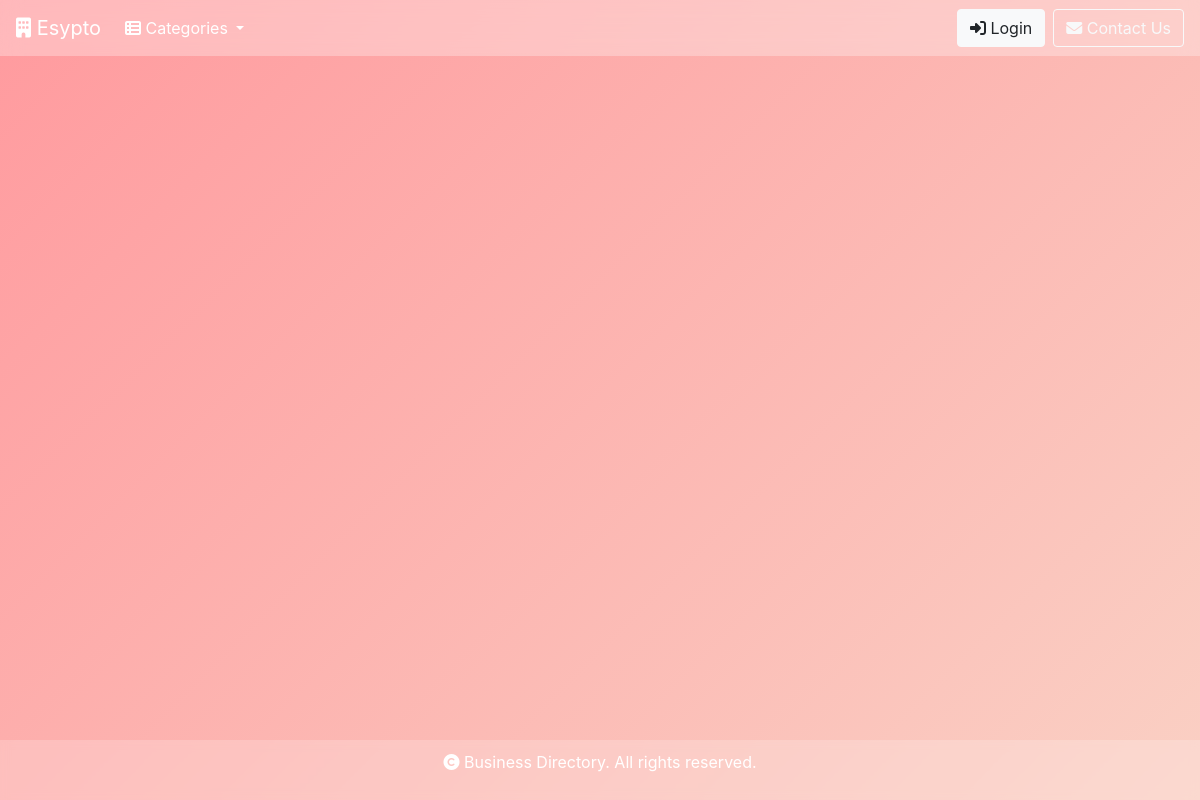
The app's page /explore/, older data.
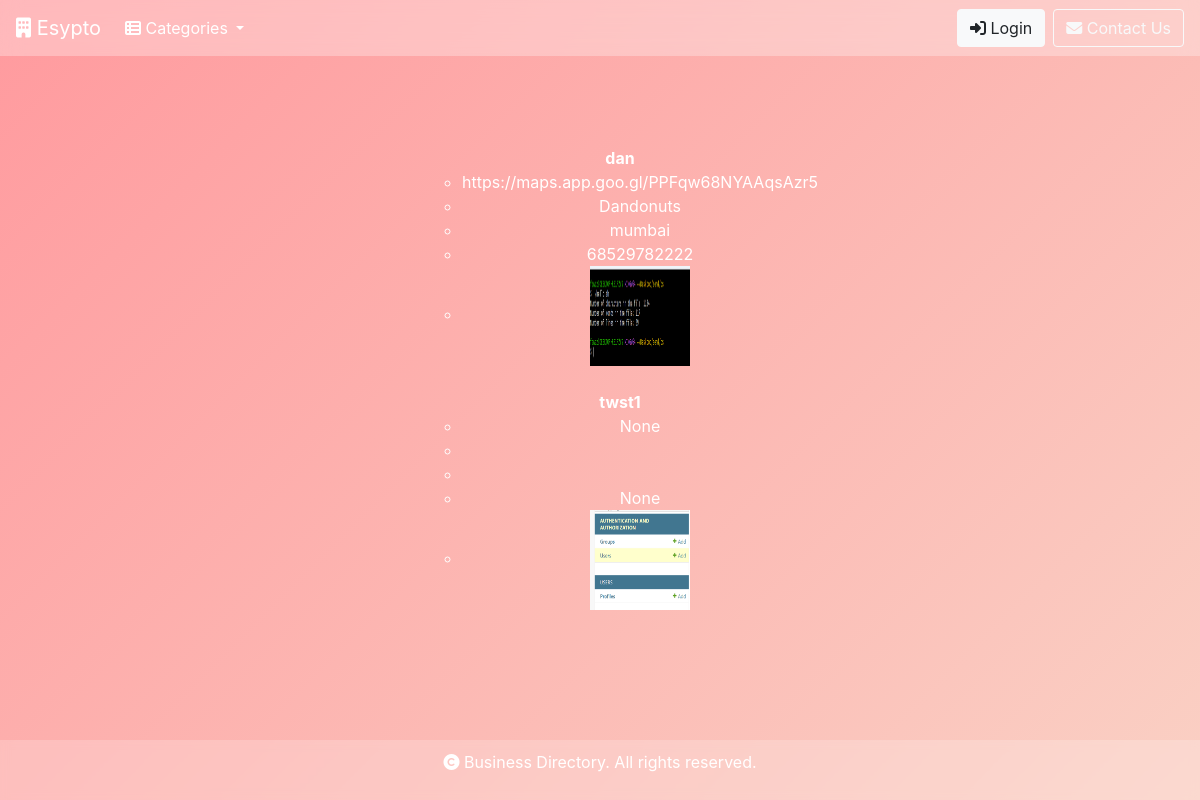
The same page, newer data.
### users/models.py (models this page shows)
class Profile(models.Model):
    user = models.OneToOneField(User, on_delete=models.CASCADE)
    contact_no = models.CharField(max_length=15, blank=True, null=True)
    address = models.TextField(blank=True, null=True)
    about = models.TextField(blank=True, null=True)
    buiness_name = models.TextField(blank=True, null=True)
    google_map_link = models.URLField(blank=True, null=True)
    about = models.TextField(blank=True, null=True)
    image = models.ImageField(default='default.jpg',upload_to='images_uploaded',blank=True, null=True)
    def __str__(self):
        return f'{self.user.username}'

### users/views.py (the view)
# urls.py: path('explore/', views.explorer, name='explore'),  # Added explorer URL
def explorer(request):
    explore_list = Profile.objects.all()
    return render(request,'users/explore.html',
                  {'explore_list':explore_list})

### users/templates/users/explore.html (shortened to what this page needs)
{% extends "buisdict/base.html" %}
{% block content %}
<ul>
{% for explore in explore_list %}
    <strong>{{explore}}</strong>
    <ul>
    <li>{{explore.google_map_link}}</li>
    <li>{{explore.buiness_name}}</li>
    <li>{{explore.address}}</li>
    <li>{{explore.contact_no}}</li>
    <li>
        <section>
            <img
            src = "{{explore.image.url}}"
            alt = "{{explore.buiness_name}}"
            style = "width: 100px; height: 100px;"
            />
        </section>
    </li>
    </ul>
    <br>
{% endfor %}
</ul>
{% endblock %}

Row changes from the older to the newer data that the page shows:
added Profile: user.username "dan", google_map_link "https://maps.app.goo.gl/PPFqw68NYAAqsAzr5", buiness_name "Dandonuts", address "mumbai", contact_no "68529782222", image (picture)
added Profile: user.username "twst1", google_map_link "None", contact_no "None", image (picture)
